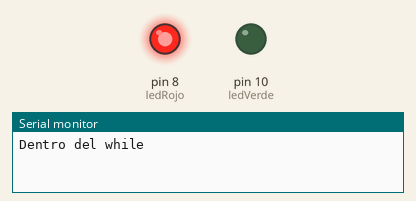
This sketch was run on a simulated Arduino Uno, built with avr-gcc and run on an emulated ATmega328P. Shown: output pins drawn as LEDs (lit = HIGH), the last lines printed to the serial monitor.

Above: at 0.3 s.
At 0.6 s:
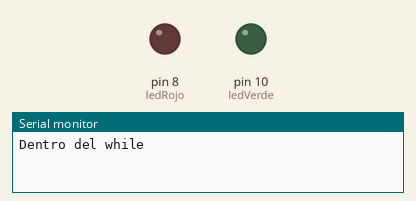
At 3.1 s:
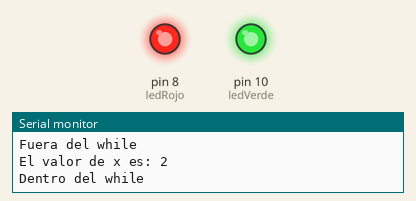
At 5.3 s:
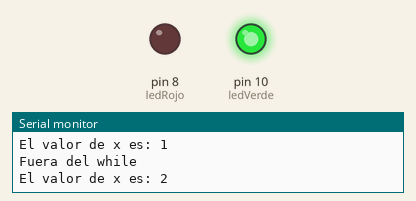
Timing chart, 0 to 6.6 s (numbered marks = the images above):
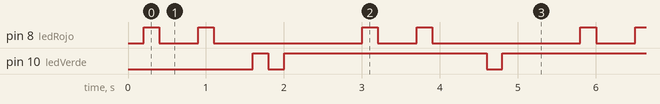

Measured:
- by itself, pin 8 (ledRojo): repeats every 2.8 s: LOW 0.50 s, HIGH 0.20 s, LOW 1.9 s, HIGH 0.20 s
- by itself, pin 10 (ledVerde): repeats every 2.8 s: LOW 0.20 s, HIGH 2.6 s

The sketch:

Funcion_while_2.ino
```cpp
//La funcionwhile() ejecuta intrucciones mientras la condición sea verdadera.
int ledRojo = 8;
int ledVerde = 10;
int x = 0;

void parpadeoRojo(){
  analogWrite(ledRojo, 255);
  delay(200);
  analogWrite(ledRojo, 0);
  delay(200);
}
void parpadeoVerde(){
  analogWrite(ledVerde, 255);
  delay(200);
  analogWrite(ledVerde, 0);
  delay(200);
}

void setup() {
  Serial.begin(9600);
  pinMode(ledRojo, OUTPUT);
  pinMode(ledVerde, OUTPUT);
  analogWrite(ledRojo, 0);
  analogWrite(ledVerde, 0);
  //int x = -1;
  delay(200);


}

void loop() {
  // put your main code here, to run repeatedly:

  while(x < 2){       //Mientras la condición se cumpla en (), se va a ejecutar la intrucción en {}.
    Serial.println("Dentro del while");
    parpadeoRojo();
    Serial.print("El valor de x es: ");
    Serial.println(x);
    delay(100);
    x++;
    delay(200);


  }
  Serial.println("Fuera del while");  //Si la función while es falsa pasa esta parte del código.
  parpadeoVerde();
  analogWrite(ledVerde, 255);
  Serial.print("El valor de x es: ");
  Serial.println(x);
  delay(1000);
  analogWrite(ledRojo, 0);
  x=0;
  //Serial.println(x);

}
```
